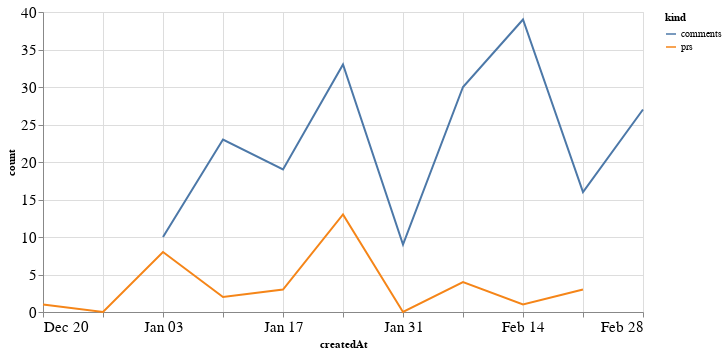

Notebook code for this chart:
### Code cell
alt.Chart(total_time, width=600).mark_line().encode(
    x='createdAt',
    y='count',
    color='kind'
)

### Figure 1 — Vega-Lite specification as saved in the notebook (floating-point values rounded to 4 significant figures)
{"config": {"axisLeft": {"labelFontSize": 15}, "axisBottom": {"labelFontSize": 15}}, "data": {"name": "data-4a24fe3c5b3f82232d501dbe1a8d851e"}, "mark": "line", "encoding": {"color": {"type": "nominal", "field": "kind"}, "x": {"type": "temporal", "field": "createdAt"}, "y": {"type": "quantitative", "field": "count"}}, "width": 600, "$schema": "https://vega.github.io/schema/vega-lite/v4.8.1.json", "datasets": {"data-4a24fe3c5b3f82232d501dbe1a8d851e": [{"createdAt": "2020-12-20T00:00:00", "kind": "prs", "count": 1.0}, {"createdAt": "2020-12-27T00:00:00", "kind": "prs", "count": 0.0}, {"createdAt": "2021-01-03T00:00:00", "kind": "prs", "count": 8.0}, {"createdAt": "2021-01-10T00:00:00", "kind": "prs", "count": 2.0}, {"createdAt": "2021-01-17T00:00:00", "kind": "prs", "count": 3.0}, {"createdAt": "2021-01-24T00:00:00", "kind": "prs", "count": 13.0}, {"createdAt": "2021-01-31T00:00:00", "kind": "prs", "count": 0.0}, {"createdAt": "2021-02-07T00:00:00", "kind": "prs", "count": 4.0}, {"createdAt": "2021-02-14T00:00:00", "kind": "prs", "count": 1.0}, {"createdAt": "2021-02-21T00:00:00", "kind": "prs", "count": 3.0}, {"createdAt": "2021-02-28T00:00:00", "kind": "prs", "count": null}, {"createdAt": "2020-12-20T00:00:00", "kind": "comments", "count": null}, {"createdAt": "2020-12-27T00:00:00", "kind": "comments", "count": null}, {"createdAt": "2021-01-03T00:00:00", "kind": "comments", "count": 10.0}, {"createdAt": "2021-01-10T00:00:00", "kind": "comments", "count": 23.0}, {"createdAt": "2021-01-17T00:00:00", "kind": "comments", "count": 19.0}, {"createdAt": "2021-01-24T00:00:00", "kind": "comments", "count": 33.0}, {"createdAt": "2021-01-31T00:00:00", "kind": "comments", "count": 9.0}, {"createdAt": "2021-02-07T00:00:00", "kind": "comments", "count": 30.0}, {"createdAt": "2021-02-14T00:00:00", "kind": "comments", "count": 39.0}, {"createdAt": "2021-02-21T00:00:00", "kind": "comments", "count": 16.0}, {"createdAt": "2021-02-28T00:00:00", "kind": "comments", "count": 27.0}]}}
